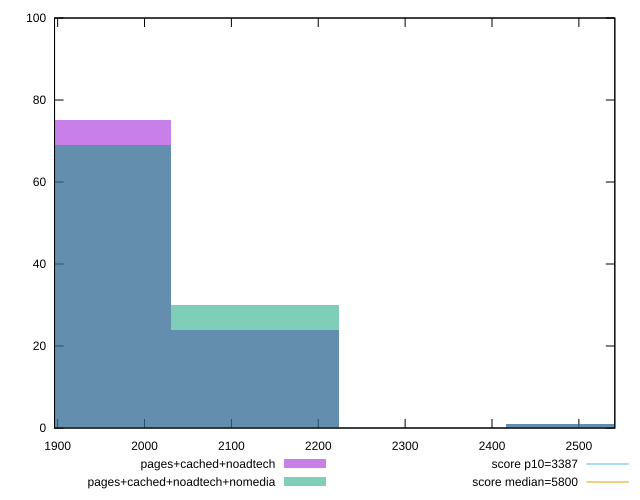

Source code (gnuplot):
reset

$pagesCachedNoadtech <<EOF
2513.350435189394 1
1933.346488607226 75
2126.6811374679487 24
EOF

$pagesCachedNoadtechNomedia <<EOF
2513.350435189394 1
1933.346488607226 69
2126.6811374679487 30
EOF

set key outside below
set boxwidth 193.3346488607226
set xrange [1896.4170000000004:2541.386827642822]
set yrange [0:100]
set trange [0:100]
set style fill transparent solid 0.5 noborder

set parametric
set terminal svg size 640, 500 enhanced background rgb 'white'
set output "report_00018_2021-02-10T15-25-16.877Z/speed-index/comparison/histogram/2_vs_3.svg"

plot $pagesCachedNoadtech title "pages+cached+noadtech" with boxes, \
     $pagesCachedNoadtechNomedia title "pages+cached+noadtech+nomedia" with boxes, \
     3387,t title "score p10=3387", \
     5800,t title "score median=5800"

reset
